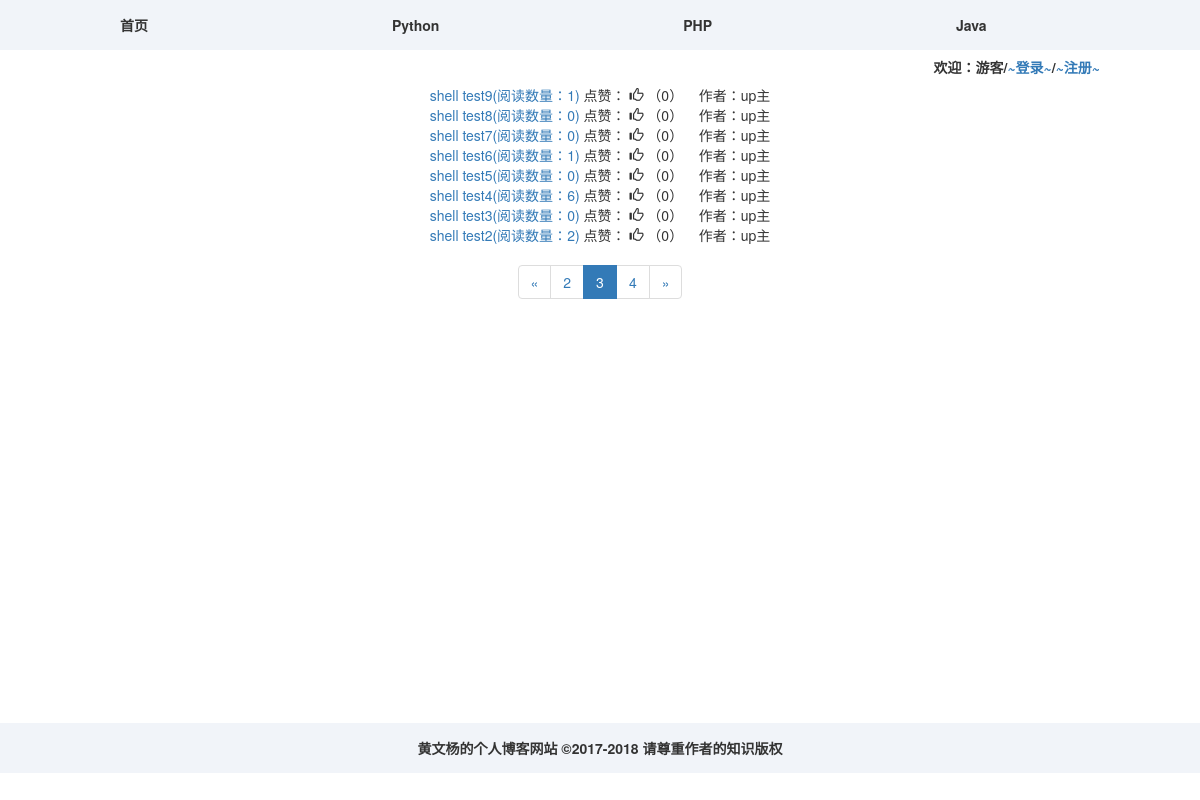
The page /index/?page=3 on the database its author committed.
### myapp/models.py (models this page shows)
class Article(models.Model):
    title = models.CharField(max_length=20)
    author = models.CharField(max_length=10)
    text = models.CharField(max_length=200)
    img = models.ImageField(upload_to='image', blank=True)
    file_upload = models.FileField(upload_to='file', blank=True)
    def readnum(self):
        try:
            self.read_num_data = self.read_num.read_num_data
            return self.read_num_data
        except:
            return 0
    class Meta:
        ordering = ['-id']

class Read_Num(models.Model):
    read_num_data = models.IntegerField()
    article = models.OneToOneField('Article', on_delete=models.DO_NOTHING)

### Like/models.py (models this page shows)
class LikeCount(models.Model):
    content_type = models.ForeignKey(ContentType, on_delete=models.DO_NOTHING)
    object_id = models.PositiveIntegerField()
    content_object = GenericForeignKey('content_type', 'object_id')
    like_num = models.IntegerField(default=0)

### myapp/views.py (the view)
# urls.py: path('index/', show_Articles_data),
def show_Articles_data(request):
    data = Article.objects.all()
    page_num = request.GET.get('page', 1)
    paginator = Paginator(data, 8)
    article_list = paginator.get_page(page_num)
    context = {}
    context['data'] = article_list.object_list
    context['obj'] = article_list
    context['user'] = request.user
    if int(article_list.number) == 1:
        if (int(article_list.number) + 2) <= paginator.num_pages:
            context["page_num"] = range(int(article_list.number), int(article_list.number) + 3)
        else:
            context["page_num"]=range(int(article_list.number), int(paginator.num_pages) + 1)
    elif not article_list.has_next():
        if (int(article_list.number) - 2) > 0:
            context["page_num"]=range(int(article_list.number) - 2, int(article_list.number) + 1)
        else:
            context["page_num"]=range(1, int(article_list.number) + 1)
    else:
        if (int(article_list.number) - 1) > 0 and (int(article_list.number) + 1) <= paginator.num_pages:
            context['page_num'] = range(int(article_list.number) - 1, int(article_list.number) + 2)
        elif (int(article_list.number) - 1) <= 0 and (int(article_list.number) + 1) <= paginator.num_pages:
            context['page_num']=range(1, int(article_list.number) + 2)
        else:
            context['page_num']=range(1, int(article_list.number) + 1)
    return render(request, 'index.html', context)

### Like/templatetags/get_like_num.py (called while the page is built)
@register.simple_tag
def get_like_num(content_type, object_id):
    content_type = ContentType.objects.get(model=content_type)
    like_num, create = LikeCount.objects.get_or_create(content_type=content_type, object_id=object_id)
    like_num = like_num.like_num
    return like_num

@register.simple_tag
def get_like_record(content_type, object_id, user):
    if not user.is_authenticated:
        return ''
    content_type=ContentType.objects.get(model=content_type)
    if LikeRecord.objects.filter(content_type=content_type, object_id=object_id, like_user=user).exists():
        return 'active'
    else:
        return ''

### myapp/templatetags/template_test.py (called while the page is built)
@register.simple_tag
def test(pk):
    author = Article.objects.get(pk=pk).author
    if author == 'hwy':
        author = 'up主'
    return author

### myapp/templates/index.html (shortened to what this page needs)
<!DOCTYPE html>
{%  load  staticfiles %}
{% load get_like_num %}
<html lang="en">
<head>
    <link rel="stylesheet" type="text/css" href={% static 'CSS/index.css' %}>
    <link rel="stylesheet" href="https://cdn.bootcss.com/bootstrap/3.3.7/css/bootstrap.min.css">
</head>
<body>
<div style="height: 50px; background-color: #f1f4f9">
    <span style="line-height: 50px; margin: 10%"><b>首页</b></span>
    <span style="line-height: 50px; margin: 10%"><b>Python</b></span>
    <span style="line-height: 50px; margin: 10%"><b>PHP</b></span>
    <span style="line-height: 50px; margin: 10%"><b>Java</b></span>
</div>
<div style="text-align: center">
<div style="text-align: right; margin-right: 100px" >
    {% if request.user.is_authenticated %}
        <h5><b>欢迎：{{ user }}/<a href="/logout/?from_page={{ request.get_full_path }}">~注销~</a>/<a href="/user_info">~个人信息~</a></b></h5>
    {% else %}
        <h5><b>欢迎：游客/<a href="/loginform/?from_page={{ request.get_full_path }}">~登录~</a>/<a href="/register/?from_page={{ request.get_full_path }}">~注册~</a></b></h5>
    {% endif %}
</div>
    {% for blog in data %}
        <a style="" href="/content/?pk={{ blog.pk }}">{{ blog.title }}(阅读数量：{{ blog.readnum }})</a>
        {% load template_test %}
        <span id="like" onclick="change_like(this, 'article', {{ blog.pk }})" style="cursor: pointer;">点赞：
            <span class="glyphicon glyphicon-thumbs-up {% get_like_record 'article' blog.pk user %}" ></span>
            <span class="like_num">（{% get_like_num 'article' blog.pk %}）</span>
        </span>
        &nbsp;&nbsp;&nbsp;作者：{% test blog.pk %}
        <br/>
    {% endfor %}
</div>
{% block content %}
<div style="text-align: center; text-align: center;">
        <ul class="pagination">
            <li>
                {% if obj.number == 1 %}
                    <a class="previous disabled" aria-label="Previous">
                    <span aria-hidden="true">&laquo;</span>
                    </a>
                {% else %}
                    <a href="?page={{ obj.previous_page_number }}" aria-label="Previous">
                    <span aria-hidden="true">&laquo;</span>
                    </a>
                {% endif %}
            </li>
            {% for num in page_num %}
                {% if num == obj.number %}
                    <li class="active"><a href="?page={{ num }}">{{ num }}</a></li>
                {% else %}
                    <li><a href="?page={{ num }}">{{ num }}</a></li>
                {% endif %}
            {% endfor %}
            <li>
                {% if not obj.has_next %}
                    <a class="previous disabled" aria-label="Next">
                    <span aria-hidden="true">&raquo;</span>
                    </a>
                {% else %}
                    <a href="?page={{ obj.next_page_number }}" aria-label="Next">
                    <span aria-hidden="true">&raquo;</span>
                    </a>
                {% endif %}
            </li>
        </ul>
</div>
{% endblock %}
<div style="height: 50px; background-color: #f1f4f9; text-align: center; margin-top: 400px">
    <span style="line-height: 50px;"><b>黄文杨的个人博客网站  ©2017-2018    请尊重作者的知识版权 </b></span>
</div>
</body>
</html>

### rows shown on the page
Article: title "shell test9", readnum "1", id.like_num "0", id+author "up主"
Article: title "shell test8", readnum "0", id.like_num "0", id+author "up主"
Article: title "shell test7", readnum "0", id.like_num "0", id+author "up主"
Article: title "shell test6", readnum "1", id.like_num "0", id+author "up主"
Article: title "shell test5", readnum "0", id.like_num "0", id+author "up主"
Article: title "shell test4", readnum "6", id.like_num "0", id+author "up主"
Article: title "shell test3", readnum "0", id.like_num "0", id+author "up主"
Article: title "shell test2", readnum "2", id.like_num "0", id+author "up主"

### other values the page prints
{{ num }} "2" "4"
{{ num }} "3"
